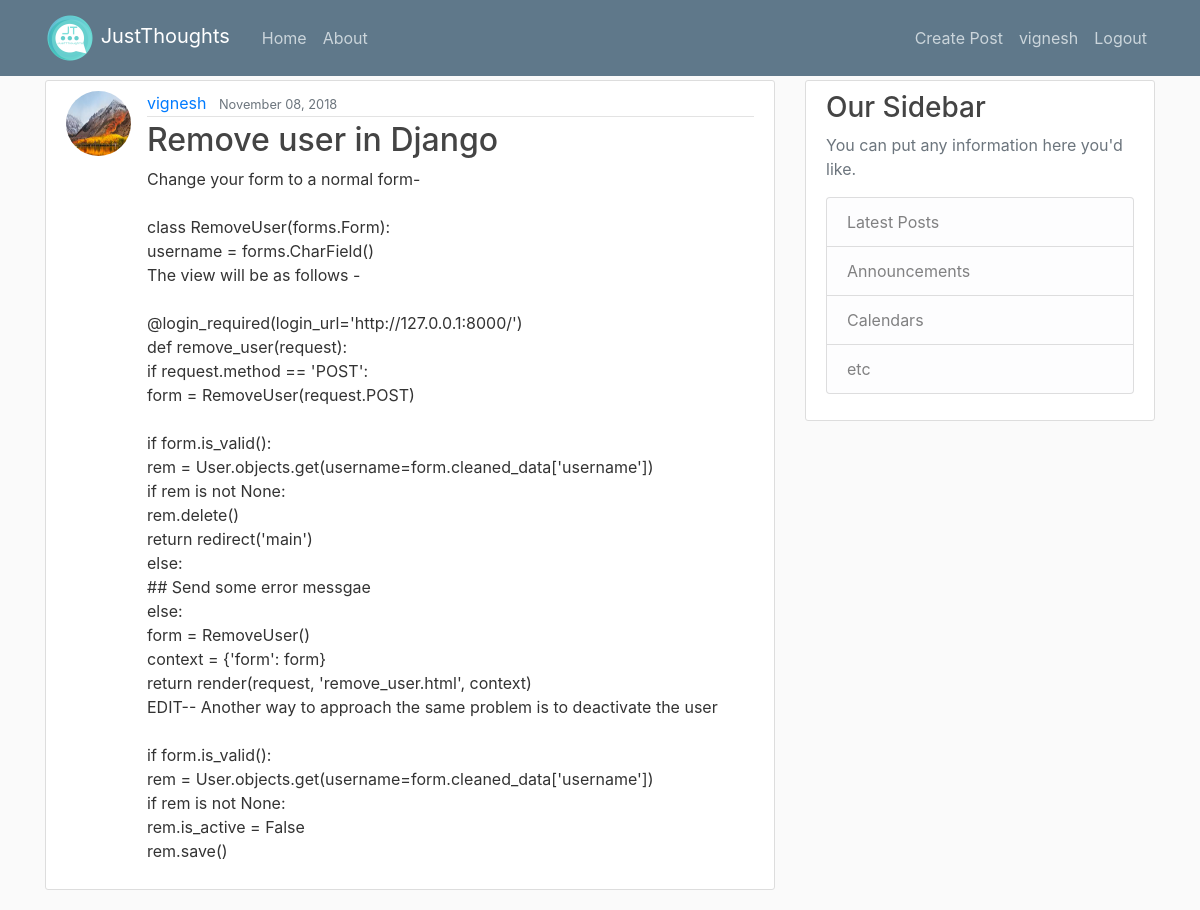
The app's page / (signed in) with its own data.
### blog/models.py (models this page shows, shortened)
class Post(models.Model):
    title = models.CharField(max_length=120)
    content = models.TextField()
    date_posted = models.DateTimeField(default=timezone.now)
    author = models.ForeignKey(User,on_delete=models.CASCADE)

### users/models.py (models this page shows, shortened)
class Profile(models.Model): # extending the default User model by django
    user = models.OneToOneField(User,on_delete=models.CASCADE)
    image = models.ImageField(default='default.jpg',upload_to='profile_pics')

### blog/views.py (the view)
# urls.py: path('',PostListView.as_view(),name='blog-home'),
class PostListView(ListView):
    model = Post
    template_name = 'blog/home.html'  # <app>/<model>_<view_type>.html
    context_object_name = 'posts'
    ordering = ['-date_posted']
    paginate_by = 5

### blog/templates/blog/home.html
{% extends 'blog/base.html' %}
{% load static %}
{% block content %}
{% if user.is_authenticated %}
{% for post in posts %}
<article class="media content-section">
  <img class="rounded-circle article-img" src="{{ post.author.profile.image.url }}">
  <div class="media-body">
    <div class="article-metadata">
      <a class="mr-2" href="#">{{ post.author }}</a>
      <small class="text-muted">{{ post.date_posted|date:"F d, Y" }}</small>
    </div>
    <h2><a class="article-title" href="#">{{ post.title }}</a></h2>
    <p class="article-content">{{ post.content }}</p>
  </div>
</article>
{% endfor %}
{% else %}
<h1>JustThoughts</h1>
<img src="{% static 'blog/just_thoughts_logo.png' %}">
<p><h4><a href="{% url 'users_login' %}">Login</a> To View Posts </h4></p>
{% endif %}
{% endblock %}

### blog/templates/blog/base.html (shortened to what this page needs)
{% load static %}
<!DOCTYPE html>
<html lang="en">
<head>
    <link rel="stylesheet" href="https://maxcdn.bootstrapcdn.com/bootstrap/4.0.0/css/bootstrap.min.css"
>
    <link rel="stylesheet" type="text/css" href="{% static 'blog/main.css' %}">
</head>
<body>
<header class="site-header">
  <nav class="navbar navbar-expand-md navbar-dark bg-steel fixed-top">
    <div class="container">
     <a class="navbar-brand mr-4" href="{% url 'blog-home' %}">
      <img src="{% static 'blog/just_thoughts_logo.png' %}" class="responsive-img" style='max-height:50px;' alt="JT-logo">
      JustThoughts</a>
      <div class="collapse navbar-collapse" id="navbarToggle">
        <div class="navbar-nav mr-auto">
          <a class="nav-item nav-link" href="{% url 'blog-home' %}">Home</a>
          <a class="nav-item nav-link" href="{% url 'blog-about' %}">About</a>
        </div>
        <div class="navbar-nav">
           {% if user.is_authenticated %}
          <a class="nav-item nav-link" href="{% url 'blog-post-create' %}">Create Post</a>
          <a class="nav-item nav-link" href="{% url 'users_profile' %}">{{ user.username }}</a>
          <a class="nav-item nav-link" href="{% url 'users_logout' %}">Logout</a>
            {% else %}
          <a class="nav-item nav-link" href="{% url 'users_login' %}">Login</a>
          <a class="nav-item nav-link" href="{% url 'users_register' %}">Register</a>
            {% endif %}
        </div>
      </div>
    </div>
  </nav>
</header>
<main role="main" class="container">
  <div class="row">
    <div class="col-md-8">
      {% block content %}{% endblock %}
    </div>
    <div class="col-md-4">
      <div class="content-section">
        <h3>Our Sidebar</h3>
        <p class='text-muted'>You can put any information here you'd like.
          <ul class="list-group">
            <li class="list-group-item list-group-item-light">Latest Posts</li>
            <li class="list-group-item list-group-item-light">Announcements</li>
            <li class="list-group-item list-group-item-light">Calendars</li>
            <li class="list-group-item list-group-item-light">etc</li>
          </ul>
        </p>
      </div>
    </div>
  </div>
</main>
</body>
</html>

### blog/static/blog/main.css (style rules this page uses)
body { background: #fafafa; color: #333333; margin-top: 5rem; }
h1, h2, h3, h4, h5, h6 { color: #444444; }
ul { margin: 0; }
.bg-steel { background-color: #5f788a; }
.site-header .navbar-nav .nav-link { color: #cbd5db; }
.content-section { background: #ffffff; padding: 10px 20px; border: 1px solid #dddddd; border-radius: 3px; margin-bottom: 20px; }
.article-title { color: #444444; }
.article-content { white-space: pre-line; }
.article-img { height: 65px; width: 65px; margin-right: 16px; }
.article-metadata { padding-bottom: 1px; margin-bottom: 4px; border-bottom: 1px solid #e3e3e3 }

### records on screen
Post: author.profile.image (picture), author "vignesh", date_posted "November 08, 2018", title "Remove user in Django", content "Change your form to a normal form- class RemoveUser(forms.Form): username = forms.CharField() The view will be as follows - @login_required(login_url='http://127.0.0.1:8000/') def remove_user(request): if request.method == 'POST': form = RemoveUser(request.POST) if form.is_valid(): rem = User.objects.get(username=form.cleaned_data['username']) if rem is not None: rem.delete() return redirect('main') else: ## Send some error messgae else: form = RemoveUser() context = {'form': form} return render(request, 'remove_user.html', context) EDIT-- Another way to approach the same problem is to deactivate the user if form.is_valid(): rem = User.objects.get(username=form.cleaned_data['username']) if…"

### other values on screen
{{ user.username }} "vignesh"
